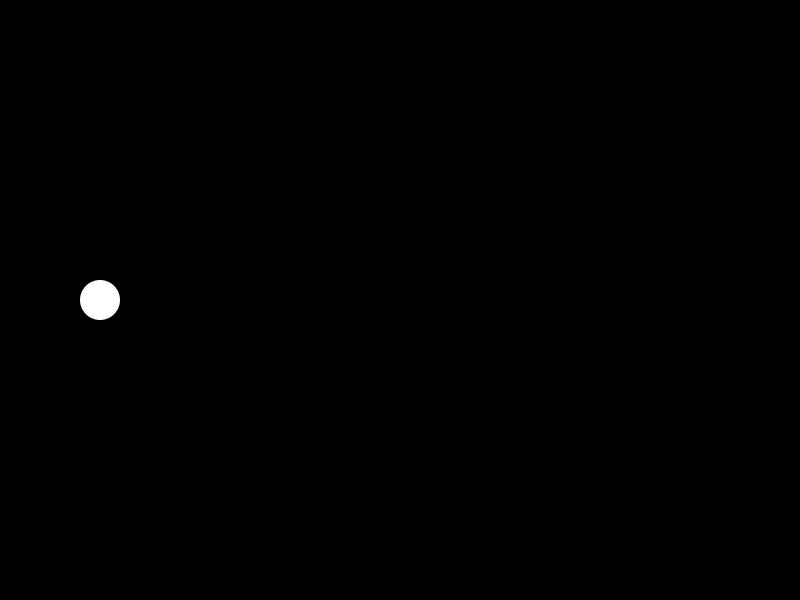
Frame 1 (no input)
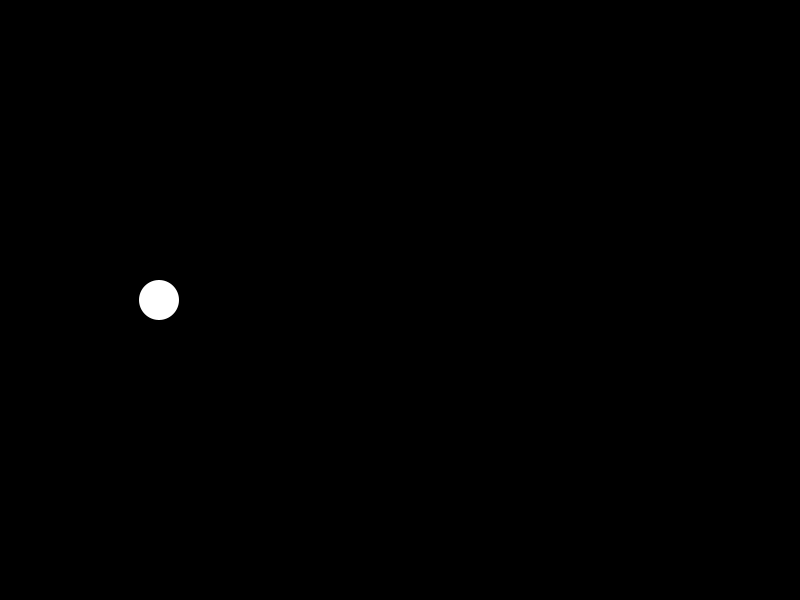
Frame 60 (the mouse pressed at the canvas centre just before this capture)
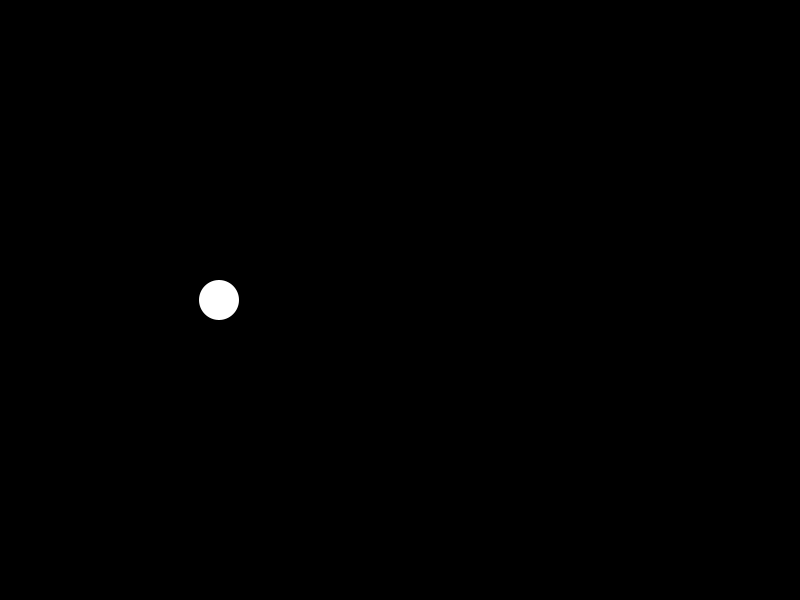
Frame 120 (the mouse held since frame 60 and released just before this capture)

The Processing sketch that drew these frames (run headless with seeded random() and noise(); from frame 60 on, the mouse is pressed at the canvas centre):

// Processing sketch: first
// ── first.pde
float _cx = 0.0;  //this is a place for the circle's position

void setup()
{
  size(800,600);
  _cx = 100;
}

void draw()
{
  noStroke();
  fill(0);
  rect(0,0,width,height);
  fill(255);
  circle(_cx,height/2,40);  //drawing the circle
  
  if(_cx > width) 
  {
    _cx = 0.0;
  }
  else
  {
    _cx = _cx + 1;
  }
}
